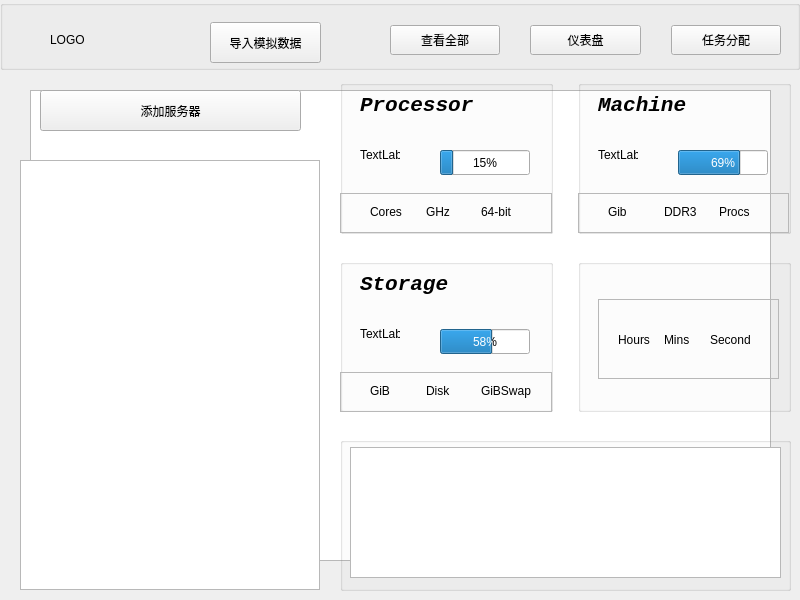
<?xml version="1.0" encoding="UTF-8"?>
<ui version="4.0">
 <class>mainwindow</class>
 <widget class="QMainWindow" name="mainwindow">
  <property name="geometry">
   <rect>
    <x>0</x>
    <y>0</y>
    <width>800</width>
    <height>600</height>
   </rect>
  </property>
  <property name="minimumSize">
   <size>
    <width>800</width>
    <height>600</height>
   </size>
  </property>
  <property name="maximumSize">
   <size>
    <width>900</width>
    <height>600</height>
   </size>
  </property>
  <property name="windowTitle">
   <string>mainwindow</string>
  </property>
  <widget class="QWidget" name="centralwidget">
   <widget class="QGroupBox" name="menuBox">
    <property name="geometry">
     <rect>
      <x>0</x>
      <y>0</y>
      <width>800</width>
      <height>70</height>
     </rect>
    </property>
    <property name="title">
     <string/>
    </property>
    <widget class="QLabel" name="logoLabel">
     <property name="geometry">
      <rect>
       <x>50</x>
       <y>15</y>
       <width>50</width>
       <height>50</height>
      </rect>
     </property>
     <property name="minimumSize">
      <size>
       <width>48</width>
       <height>50</height>
      </size>
     </property>
     <property name="maximumSize">
      <size>
       <width>50</width>
       <height>50</height>
      </size>
     </property>
     <property name="text">
      <string>LOGO</string>
     </property>
    </widget>
    <widget class="QWidget" name="layoutWidget">
     <property name="geometry">
      <rect>
       <x>390</x>
       <y>10</y>
       <width>391</width>
       <height>61</height>
      </rect>
     </property>
     <layout class="QHBoxLayout" name="horizontalLayout">
      <property name="spacing">
       <number>30</number>
      </property>
      <item>
       <widget class="QPushButton" name="allButton">
        <property name="minimumSize">
         <size>
          <width>0</width>
          <height>30</height>
         </size>
        </property>
        <property name="maximumSize">
         <size>
          <width>16777215</width>
          <height>30</height>
         </size>
        </property>
        <property name="text">
         <string>查看全部</string>
        </property>
       </widget>
      </item>
      <item>
       <widget class="QPushButton" name="dashButton">
        <property name="minimumSize">
         <size>
          <width>0</width>
          <height>30</height>
         </size>
        </property>
        <property name="maximumSize">
         <size>
          <width>16777215</width>
          <height>30</height>
         </size>
        </property>
        <property name="text">
         <string>仪表盘</string>
        </property>
       </widget>
      </item>
      <item>
       <widget class="QPushButton" name="distriButton">
        <property name="minimumSize">
         <size>
          <width>0</width>
          <height>30</height>
         </size>
        </property>
        <property name="maximumSize">
         <size>
          <width>16777215</width>
          <height>30</height>
         </size>
        </property>
        <property name="text">
         <string>任务分配</string>
        </property>
       </widget>
      </item>
     </layout>
    </widget>
    <widget class="QPushButton" name="imitateButton">
     <property name="geometry">
      <rect>
       <x>210</x>
       <y>22</y>
       <width>111</width>
       <height>41</height>
      </rect>
     </property>
     <property name="text">
      <string>导入模拟数据</string>
     </property>
    </widget>
   </widget>
   <widget class="QWidget" name="pageWidget" native="true">
    <property name="geometry">
     <rect>
      <x>0</x>
      <y>80</y>
      <width>791</width>
      <height>521</height>
     </rect>
    </property>
    <widget class="QPushButton" name="addPushButton">
     <property name="geometry">
      <rect>
       <x>40</x>
       <y>10</y>
       <width>261</width>
       <height>41</height>
      </rect>
     </property>
     <property name="text">
      <string>添加服务器</string>
     </property>
    </widget>
    <widget class="QWidget" name="layoutWidget_2">
     <property name="geometry">
      <rect>
       <x>340</x>
       <y>0</y>
       <width>451</width>
       <height>511</height>
      </rect>
     </property>
     <layout class="QGridLayout" name="gridLayout">
      <property name="spacing">
       <number>25</number>
      </property>
      <item row="1" column="0">
       <widget class="QGroupBox" name="storBox">
        <property name="title">
         <string/>
        </property>
        <widget class="QProgressBar" name="storProBar">
         <property name="geometry">
          <rect>
           <x>100</x>
           <y>70</y>
           <width>90</width>
           <height>25</height>
          </rect>
         </property>
         <property name="minimumSize">
          <size>
           <width>90</width>
           <height>0</height>
          </size>
         </property>
         <property name="maximumSize">
          <size>
           <width>90</width>
           <height>16777215</height>
          </size>
         </property>
         <property name="value">
          <number>58</number>
         </property>
        </widget>
        <widget class="QLabel" name="storLabel">
         <property name="geometry">
          <rect>
           <x>20</x>
           <y>5</y>
           <width>150</width>
           <height>40</height>
          </rect>
         </property>
         <property name="font">
          <font>
           <family>Consolas</family>
           <pointsize>16</pointsize>
           <italic>true</italic>
           <bold>true</bold>
          </font>
         </property>
         <property name="text">
          <string>Storage</string>
         </property>
        </widget>
        <widget class="QFrame" name="storFrame">
         <property name="geometry">
          <rect>
           <x>0</x>
           <y>113</y>
           <width>212</width>
           <height>40</height>
          </rect>
         </property>
         <property name="frameShape">
          <enum>QFrame::StyledPanel</enum>
         </property>
         <property name="frameShadow">
          <enum>QFrame::Raised</enum>
         </property>
         <widget class="QWidget" name="layoutWidget_3">
          <property name="geometry">
           <rect>
            <x>30</x>
            <y>10</y>
            <width>161</width>
            <height>18</height>
           </rect>
          </property>
          <layout class="QHBoxLayout" name="storLayout">
           <item>
            <widget class="QLabel" name="storgbLabel">
             <property name="text">
              <string>GiB</string>
             </property>
            </widget>
           </item>
           <item>
            <widget class="QLabel" name="diskLabel">
             <property name="text">
              <string>Disk</string>
             </property>
            </widget>
           </item>
           <item>
            <widget class="QLabel" name="vituLabel">
             <property name="text">
              <string>GiBSwap</string>
             </property>
            </widget>
           </item>
          </layout>
         </widget>
        </widget>
        <widget class="QLabel" name="diskIcon">
         <property name="geometry">
          <rect>
           <x>20</x>
           <y>55</y>
           <width>40</width>
           <height>40</height>
          </rect>
         </property>
         <property name="minimumSize">
          <size>
           <width>40</width>
           <height>40</height>
          </size>
         </property>
         <property name="maximumSize">
          <size>
           <width>40</width>
           <height>40</height>
          </size>
         </property>
         <property name="text">
          <string>TextLabel</string>
         </property>
        </widget>
       </widget>
      </item>
      <item row="0" column="1">
       <widget class="QGroupBox" name="machBox">
        <property name="title">
         <string/>
        </property>
        <widget class="QProgressBar" name="memoProBar">
         <property name="geometry">
          <rect>
           <x>100</x>
           <y>70</y>
           <width>90</width>
           <height>25</height>
          </rect>
         </property>
         <property name="minimumSize">
          <size>
           <width>90</width>
           <height>0</height>
          </size>
         </property>
         <property name="maximumSize">
          <size>
           <width>90</width>
           <height>16777215</height>
          </size>
         </property>
         <property name="value">
          <number>69</number>
         </property>
        </widget>
        <widget class="QLabel" name="machLabel">
         <property name="geometry">
          <rect>
           <x>20</x>
           <y>5</y>
           <width>150</width>
           <height>40</height>
          </rect>
         </property>
         <property name="font">
          <font>
           <family>Consolas</family>
           <pointsize>16</pointsize>
           <italic>true</italic>
           <bold>true</bold>
          </font>
         </property>
         <property name="text">
          <string>Machine</string>
         </property>
        </widget>
        <widget class="QFrame" name="machFrame">
         <property name="geometry">
          <rect>
           <x>0</x>
           <y>113</y>
           <width>211</width>
           <height>40</height>
          </rect>
         </property>
         <property name="frameShape">
          <enum>QFrame::StyledPanel</enum>
         </property>
         <property name="frameShadow">
          <enum>QFrame::Raised</enum>
         </property>
         <widget class="QWidget" name="layoutWidget_4">
          <property name="geometry">
           <rect>
            <x>30</x>
            <y>10</y>
            <width>161</width>
            <height>18</height>
           </rect>
          </property>
          <layout class="QHBoxLayout" name="machLayout">
           <item>
            <widget class="QLabel" name="memogbLabel">
             <property name="text">
              <string>Gib</string>
             </property>
            </widget>
           </item>
           <item>
            <widget class="QLabel" name="styLabel">
             <property name="text">
              <string>DDR3</string>
             </property>
            </widget>
           </item>
           <item>
            <widget class="QLabel" name="procsLabel">
             <property name="text">
              <string>Procs</string>
             </property>
            </widget>
           </item>
          </layout>
         </widget>
        </widget>
        <widget class="QLabel" name="memoIcon">
         <property name="geometry">
          <rect>
           <x>20</x>
           <y>55</y>
           <width>40</width>
           <height>40</height>
          </rect>
         </property>
         <property name="minimumSize">
          <size>
           <width>40</width>
           <height>40</height>
          </size>
         </property>
         <property name="maximumSize">
          <size>
           <width>40</width>
           <height>40</height>
          </size>
         </property>
         <property name="text">
          <string>TextLabel</string>
         </property>
        </widget>
       </widget>
      </item>
      <item row="2" column="0" colspan="2">
       <widget class="QGroupBox" name="grapBox">
        <property name="title">
         <string/>
        </property>
        <widget class="QGraphicsView" name="grapView">
         <property name="geometry">
          <rect>
           <x>10</x>
           <y>10</y>
           <width>431</width>
           <height>131</height>
          </rect>
         </property>
        </widget>
       </widget>
      </item>
      <item row="1" column="1">
       <widget class="QGroupBox" name="clocBox">
        <property name="title">
         <string/>
        </property>
        <widget class="QFrame" name="clocFrame">
         <property name="geometry">
          <rect>
           <x>20</x>
           <y>40</y>
           <width>181</width>
           <height>80</height>
          </rect>
         </property>
         <property name="frameShape">
          <enum>QFrame::StyledPanel</enum>
         </property>
         <property name="frameShadow">
          <enum>QFrame::Raised</enum>
         </property>
         <widget class="QWidget" name="layoutWidget_5">
          <property name="geometry">
           <rect>
            <x>20</x>
            <y>20</y>
            <width>134</width>
            <height>42</height>
           </rect>
          </property>
          <layout class="QHBoxLayout" name="duriLayout">
           <item>
            <widget class="QLabel" name="hLabel">
             <property name="minimumSize">
              <size>
               <width>40</width>
               <height>40</height>
              </size>
             </property>
             <property name="maximumSize">
              <size>
               <width>40</width>
               <height>40</height>
              </size>
             </property>
             <property name="text">
              <string>Hours</string>
             </property>
            </widget>
           </item>
           <item>
            <widget class="QLabel" name="mLabel">
             <property name="minimumSize">
              <size>
               <width>40</width>
               <height>40</height>
              </size>
             </property>
             <property name="maximumSize">
              <size>
               <width>40</width>
               <height>40</height>
              </size>
             </property>
             <property name="text">
              <string>Mins</string>
             </property>
            </widget>
           </item>
           <item>
            <widget class="QLabel" name="sLabel">
             <property name="minimumSize">
              <size>
               <width>40</width>
               <height>40</height>
              </size>
             </property>
             <property name="maximumSize">
              <size>
               <width>40</width>
               <height>40</height>
              </size>
             </property>
             <property name="text">
              <string>Seconds</string>
             </property>
            </widget>
           </item>
          </layout>
         </widget>
        </widget>
       </widget>
      </item>
      <item row="0" column="0">
       <widget class="QGroupBox" name="procBox">
        <property name="title">
         <string/>
        </property>
        <widget class="QProgressBar" name="cpuProBar">
         <property name="geometry">
          <rect>
           <x>100</x>
           <y>70</y>
           <width>90</width>
           <height>25</height>
          </rect>
         </property>
         <property name="minimumSize">
          <size>
           <width>90</width>
           <height>0</height>
          </size>
         </property>
         <property name="maximumSize">
          <size>
           <width>90</width>
           <height>16777215</height>
          </size>
         </property>
         <property name="value">
          <number>15</number>
         </property>
        </widget>
        <widget class="QLabel" name="procLabel">
         <property name="geometry">
          <rect>
           <x>20</x>
           <y>5</y>
           <width>150</width>
           <height>40</height>
          </rect>
         </property>
         <property name="font">
          <font>
           <family>Consolas</family>
           <pointsize>16</pointsize>
           <italic>true</italic>
           <bold>true</bold>
          </font>
         </property>
         <property name="text">
          <string>Processor</string>
         </property>
        </widget>
        <widget class="QFrame" name="procFrame">
         <property name="geometry">
          <rect>
           <x>0</x>
           <y>113</y>
           <width>212</width>
           <height>40</height>
          </rect>
         </property>
         <property name="frameShape">
          <enum>QFrame::StyledPanel</enum>
         </property>
         <property name="frameShadow">
          <enum>QFrame::Raised</enum>
         </property>
         <widget class="QWidget" name="layoutWidget_6">
          <property name="geometry">
           <rect>
            <x>30</x>
            <y>10</y>
            <width>161</width>
            <height>18</height>
           </rect>
          </property>
          <layout class="QHBoxLayout" name="procLayout">
           <item>
            <widget class="QLabel" name="coreLabel">
             <property name="text">
              <string>Cores</string>
             </property>
            </widget>
           </item>
           <item>
            <widget class="QLabel" name="ghzLabel">
             <property name="text">
              <string>GHz</string>
             </property>
            </widget>
           </item>
           <item>
            <widget class="QLabel" name="bitLabel">
             <property name="text">
              <string>64-bit</string>
             </property>
            </widget>
           </item>
          </layout>
         </widget>
        </widget>
        <widget class="QLabel" name="cpuIcon">
         <property name="geometry">
          <rect>
           <x>20</x>
           <y>55</y>
           <width>40</width>
           <height>40</height>
          </rect>
         </property>
         <property name="minimumSize">
          <size>
           <width>40</width>
           <height>40</height>
          </size>
         </property>
         <property name="maximumSize">
          <size>
           <width>40</width>
           <height>40</height>
          </size>
         </property>
         <property name="text">
          <string>TextLabel</string>
         </property>
        </widget>
       </widget>
      </item>
     </layout>
    </widget>
    <widget class="QTableView" name="tableView">
     <property name="geometry">
      <rect>
       <x>20</x>
       <y>80</y>
       <width>300</width>
       <height>430</height>
      </rect>
     </property>
    </widget>
   </widget>
   <widget class="QWidget" name="allWidget" native="true">
    <property name="geometry">
     <rect>
      <x>0</x>
      <y>70</y>
      <width>791</width>
      <height>521</height>
     </rect>
    </property>
    <widget class="QTableView" name="allTableView">
     <property name="geometry">
      <rect>
       <x>30</x>
       <y>20</y>
       <width>741</width>
       <height>471</height>
      </rect>
     </property>
    </widget>
   </widget>
   <zorder>menuBox</zorder>
   <zorder>allWidget</zorder>
   <zorder>pageWidget</zorder>
  </widget>
  <action name="actiondsA">
   <property name="text">
    <string>dsA</string>
   </property>
  </action>
 </widget>
 <resources/>
 <connections/>
</ui>
